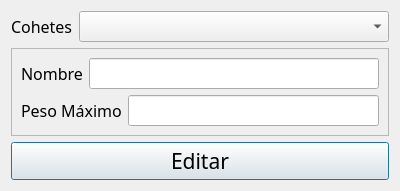
<?xml version="1.0" encoding="UTF-8"?>
<ui version="4.0">
 <class>Dialog</class>
 <widget class="QDialog" name="Dialog">
  <property name="geometry">
   <rect>
    <x>0</x>
    <y>0</y>
    <width>400</width>
    <height>175</height>
   </rect>
  </property>
  <property name="windowTitle">
   <string>ProjectGamma - Editar cohete</string>
  </property>
  <layout class="QVBoxLayout" name="verticalLayout">
   <item>
    <layout class="QHBoxLayout" name="horizontalLayout">
     <item>
      <widget class="QLabel" name="label">
       <property name="font">
        <font>
         <family>Century Gothic</family>
         <pointsize>12</pointsize>
        </font>
       </property>
       <property name="text">
        <string>Cohetes</string>
       </property>
      </widget>
     </item>
     <item>
      <widget class="QComboBox" name="rocketsChoice">
       <property name="sizePolicy">
        <sizepolicy hsizetype="Expanding" vsizetype="Fixed">
         <horstretch>0</horstretch>
         <verstretch>0</verstretch>
        </sizepolicy>
       </property>
       <property name="font">
        <font>
         <family>Century Gothic</family>
         <pointsize>12</pointsize>
        </font>
       </property>
      </widget>
     </item>
    </layout>
   </item>
   <item>
    <widget class="QFrame" name="frame">
     <property name="frameShape">
      <enum>QFrame::StyledPanel</enum>
     </property>
     <property name="frameShadow">
      <enum>QFrame::Raised</enum>
     </property>
     <layout class="QVBoxLayout" name="verticalLayout_2">
      <item>
       <layout class="QHBoxLayout" name="horizontalLayout_2">
        <item>
         <widget class="QLabel" name="label_2">
          <property name="font">
           <font>
            <family>Century Gothic</family>
            <pointsize>12</pointsize>
           </font>
          </property>
          <property name="text">
           <string>Nombre</string>
          </property>
         </widget>
        </item>
        <item>
         <widget class="QLineEdit" name="nameField">
          <property name="font">
           <font>
            <family>Century Gothic</family>
            <pointsize>12</pointsize>
           </font>
          </property>
         </widget>
        </item>
       </layout>
      </item>
      <item>
       <layout class="QHBoxLayout" name="horizontalLayout_3">
        <item>
         <widget class="QLabel" name="label_3">
          <property name="font">
           <font>
            <family>Century Gothic</family>
            <pointsize>12</pointsize>
           </font>
          </property>
          <property name="text">
           <string>Peso Máximo</string>
          </property>
         </widget>
        </item>
        <item>
         <widget class="QLineEdit" name="weightField">
          <property name="font">
           <font>
            <family>Century Gothic</family>
            <pointsize>12</pointsize>
           </font>
          </property>
          <property name="contextMenuPolicy">
           <enum>Qt::ActionsContextMenu</enum>
          </property>
         </widget>
        </item>
       </layout>
      </item>
     </layout>
    </widget>
   </item>
   <item>
    <widget class="QPushButton" name="editButton">
     <property name="font">
      <font>
       <family>Century Gothic</family>
       <pointsize>16</pointsize>
      </font>
     </property>
     <property name="text">
      <string>Editar</string>
     </property>
    </widget>
   </item>
  </layout>
 </widget>
 <resources/>
 <connections/>
</ui>
